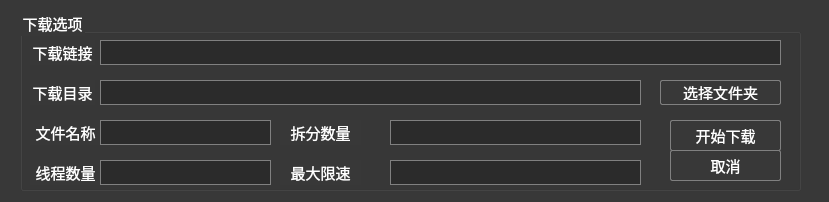
<?xml version="1.0" encoding="UTF-8"?>
<ui version="4.0">
 <class>Form</class>
 <widget class="QWidget" name="Form">
  <property name="geometry">
   <rect>
    <x>0</x>
    <y>0</y>
    <width>829</width>
    <height>202</height>
   </rect>
  </property>
  <property name="windowTitle">
   <string>新建下载任务</string>
  </property>
  <property name="styleSheet">
   <string notr="true">QMenu::item:selected
{ 
    background-color : #008098;
    color : white
}

QToolTip
{ 
    color: white; 
    background-color: #383838;
    border: 1px solid white;
} 

QTabWidget::pane
{
    background: #383838;
    border: 1px solid gray;
    border-radius: 2px;
}

QTabBar::tab {
	border-style: none;
	padding-bottom: 5px;
    padding-left: 5px;
    padding-right: 5px;
}

QTabBar::tab:selected {
    border-bottom: 2px solid #008098;
    padding-bottom: 5px;
	font-weight: bold;
}
QTabBar::tab:!selected {
	font-weight: normal;
	margin-bottom: 1px;
}

QTabBar::tab:hover {
    border-bottom: 1px solid #008098;
}

QTabBar QToolButton::right-arrow
{
    image: url(:/dark fusion/right_arrow.svg);
    background: #383838;
}

QTabBar QToolButton::left-arrow
{
    image: url(:/dark fusion/left_arrow.svg);
    background: #383838;
}

QTabBar QToolButton::right-arrow:disabled
{
    image: url(:/dark fusion/right_arrow_disabled.svg);
    background: #383838;
}

QTabBar QToolButton::left-arrow:disabled
{
    image: url(:/dark fusion/left_arrow_disabled.svg);
    background: #383838;
}

QPushButton, QComboBox
{
    background: #383838;
    border-radius: 2px;
    padding: 4px 6px;
} 

QPushButton:enabled, QComboBox:enabled
{
    border: 1px solid gray;
}

QPushButton:hover, QComboBox:hover
{
    border: 1px solid #008098;
}
QComboBox
{
    background: #2b2b2b;
    selection-background-color: #008098;
}
QComboBox:focus {
	border: 1px solid #008098;
}

QComboBox::drop-down {
    subcontrol-origin: padding;
    subcontrol-position: top right;
    width: 15px;
    border-left-width: 1px;
    border-left-color: gray;
    border-left-style: solid; /* just a single line */
    border-top-right-radius: 3px; /* same radius as the QComboBox */
    border-bottom-right-radius: 3px;
}
QComboBox::down-arrow
{

    border-image: url(:/dark fusion/down_arrow_disabled.svg);
    width: 0.9ex;
    height: 0.6ex;
}


QSpinBox:enabled,
QDoubleSpinBox:enabled,
QLineEdit:enabled,
QDateTimeEdit:enabled
{
    border: 1px solid gray;
    padding-right: 1.5ex;
    background: #2b2b2b;
}

QSpinBox::hover,
QDoubleSpinBox::hover,
QDateTimeEdit::hover
{
    border: 1px solid #008098;

}

QDateTimeEdit::up-button,
QSpinBox::up-button,
QDoubleSpinBox::up-button
{
    subcontrol-origin: content;
    subcontrol-position: right top;

    width: 1.6ex;
    border-width: 0.1ex;
}

QDateTimeEdit::up-arrow,
QSpinBox::up-arrow,
QDoubleSpinBox::up-arrow
{
    border-image: url(:/dark fusion/up_arrow.svg);
    width: 0.9ex;
    height: 0.6ex;
}

QDateTimeEdit::up-arrow::hover,
QDateTimeEdit::up-arrow:pressed,
QSpinBox::up-arrow:hover,
QSpinBox::up-arrow:pressed,
QDoubleSpinBox::up-arrow:hover,
QDoubleSpinBox::up-arrow:pressed
{
    border-image: url(:/dark fusion/up_arrow_hover.svg);
    width: 0.9ex;
    height: 0.6ex;
}

QDateTimeEdit::up-arrow:disabled,
QDateTimeEdit::up-arrow:off,
QSpinBox::up-arrow:disabled,
QSpinBox::up-arrow:off,
QDoubleSpinBox::up-arrow:disabled,
QDoubleSpinBox::up-arrow:off
{
   border-image: url(:/dark fusion/up_arrow_disabled.svg);
}

QDateTimeEdit::down-button,
QSpinBox::down-button,
QDoubleSpinBox::down-button
{
    subcontrol-origin: content;
    subcontrol-position: right bottom;

    width: 1.6ex;
    border-width: 0.1ex;
}

QDateTimeEdit::down-arrow,
QSpinBox::down-arrow,
QDoubleSpinBox::down-arrow
{
    border-image: url(:/dark fusion/down_arrow.svg);
    width: 0.9ex;
    height: 0.6ex;
}

QDateTimeEdit::down-arrow:hover,
QDateTimeEdit::down-arrow:pressed,
QSpinBox::down-arrow:hover,
QSpinBox::down-arrow:pressed,
QDoubleSpinBox::down-arrow:hover,
QDoubleSpinBox::down-arrow:pressed
{
    border-image: url(:/dark fusion/down_arrow_hover.svg);
    width: 0.9ex;
    height: 0.6ex;
}

QDateTimeEdit::down-arrow:disabled,
QSpinBox::down-arrow:disabled,
QSpinBox::down-arrow:off,
QDoubleSpinBox::down-arrow:disabled,
QDoubleSpinBox::down-arrow:off
{
   border-image: url(:/dark fusion/down_arrow_disabled.svg);
}

QToolButton
{
    background-color: transparent;
    border: none;
    margin: 0.3ex;
    padding: 0.5ex;
}

QToolButton:hover
{
    background-color: transparent;
    border: 0.1ex solid #008098;
    border-radius: 0.2ex;
    margin: 0.3ex;
    padding: 0.5ex;
}

QToolBar
{
    border: 0.1ex transparent #393838;
    background: 0.1ex solid #383838;
    font-weight: bold;
}


QToolBar::separator:horizontal
{
    background: gray; 
    width: 1px;
    height: 5ex;
}

QTableView, QTreeView
{
    border: 0.1ex solid gray;
    gridline-color: #31363b;
    background-color: #2b2b2b;
}

QTableView:hover,
QTreeView:hover,
QLineEdit:hover
{
    border: 1px solid #008098;
}


QHeaderView
{
    background-color: #383838;
    border: 0.1ex transparent;
    border-radius: 0px;
    margin: 0px;
    padding: 0px;

}

QHeaderView::section
{
    background-color: #383838;
    color: #eff0f1;
    border: 0.1ex solid gray;
    border-radius: 0px;
    text-align: center;
}

QCheckBox
{
    spacing: 0.5ex;
    outline: none;
    color: #eff0f1;
    margin-bottom: 0.2ex;
    opacity: 200;
}

QCheckBox:disabled
{
    color: #76797c;
}

QGroupBox::indicator
{
    margin-left: 0.2ex;
}

QCheckBox::indicator:unchecked,
QCheckBox::indicator:unchecked:focus
{
    border-image: url(:/dark fusion/checkbox_unchecked_disabled.svg);
}

QCheckBox::indicator:unchecked:hover,
QCheckBox::indicator:unchecked:pressed,
QGroupBox::indicator:unchecked:hover,
QGroupBox::indicator:unchecked:focus,
QGroupBox::indicator:unchecked:pressed
{
    border: none;
    border-image: url(:/dark fusion/checkbox_unchecked.svg);
}

QCheckBox::indicator:checked
{
    border-image: url(:/dark fusion/checkbox_checked.svg);
}

QCheckBox::indicator:checked:hover,
QCheckBox::indicator:checked:focus,
QCheckBox::indicator:checked:pressed,
QGroupBox::indicator:checked:hover,
QGroupBox::indicator:checked:focus,
QGroupBox::indicator:checked:pressed
{
    border: none;
    border-image: url(:/dark fusion/checkbox_checked.svg);
}

QCheckBox::indicator:indeterminate
{
    border-image: url(:/dark fusion/checkbox_indeterminate.svg);
}

QCheckBox::indicator:indeterminate:focus,
QCheckBox::indicator:indeterminate:hover,
QCheckBox::indicator:indeterminate:pressed
{
    border-image: url(:/dark fusion/checkbox_indeterminate.svg);
}

QCheckBox::indicator:indeterminate:disabled
{
    border-image: url(:/dark fusion/checkbox_indeterminate_disabled.svg);
}

QCheckBox::indicator:checked:disabled,
QGroupBox::indicator:checked:disabled
{
    border-image: url(:/dark fusion/checkbox_checked_disabled.svg);
}

QCheckBox::indicator:unchecked:disabled,
QGroupBox::indicator:unchecked:disabled
{
    border-image: url(:/dark fusion/checkbox_unchecked_disabled.svg);
}

QProgressBar
{
    background-color: #2b2b2b;
    border: 1px solid gray;
    border-radius: 0.3ex;
    height: 2px;
    text-align: center;
    margin-top: 1ex;
    margin-bottom: 1ex;
    padding: 0px;
}

QProgressBar::chunk
{
    background-color: #008098;
    border: 0px transparent;
    border-radius: 0.3ex;
}

QWidget
{
	background-color: #383838;
}

QLabel
{
	color: #FFFFFF;
}

</string>
  </property>
  <widget class="QGroupBox" name="must">
   <property name="geometry">
    <rect>
     <x>20</x>
     <y>10</y>
     <width>781</width>
     <height>181</height>
    </rect>
   </property>
   <property name="font">
    <font>
     <pointsize>11</pointsize>
    </font>
   </property>
   <property name="styleSheet">
    <string notr="true">color: #FFFFFF</string>
   </property>
   <property name="title">
    <string>下载选项</string>
   </property>
   <widget class="QLabel" name="label">
    <property name="geometry">
     <rect>
      <x>10</x>
      <y>30</y>
      <width>65</width>
      <height>25</height>
     </rect>
    </property>
    <property name="font">
     <font>
      <pointsize>11</pointsize>
     </font>
    </property>
    <property name="text">
     <string>下载链接</string>
    </property>
    <property name="alignment">
     <set>Qt::AlignCenter</set>
    </property>
   </widget>
   <widget class="QLineEdit" name="link">
    <property name="geometry">
     <rect>
      <x>80</x>
      <y>30</y>
      <width>681</width>
      <height>25</height>
     </rect>
    </property>
    <property name="font">
     <font>
      <pointsize>11</pointsize>
     </font>
    </property>
   </widget>
   <widget class="QLabel" name="label_3">
    <property name="geometry">
     <rect>
      <x>10</x>
      <y>70</y>
      <width>65</width>
      <height>25</height>
     </rect>
    </property>
    <property name="font">
     <font>
      <pointsize>11</pointsize>
     </font>
    </property>
    <property name="text">
     <string>下载目录</string>
    </property>
    <property name="alignment">
     <set>Qt::AlignCenter</set>
    </property>
   </widget>
   <widget class="QLineEdit" name="downloadPath">
    <property name="geometry">
     <rect>
      <x>80</x>
      <y>70</y>
      <width>541</width>
      <height>25</height>
     </rect>
    </property>
    <property name="font">
     <font>
      <pointsize>11</pointsize>
     </font>
    </property>
   </widget>
   <widget class="QPushButton" name="chooseDir">
    <property name="geometry">
     <rect>
      <x>640</x>
      <y>70</y>
      <width>121</width>
      <height>25</height>
     </rect>
    </property>
    <property name="font">
     <font>
      <pointsize>11</pointsize>
     </font>
    </property>
    <property name="text">
     <string>选择文件夹</string>
    </property>
   </widget>
   <widget class="QLabel" name="label_12">
    <property name="geometry">
     <rect>
      <x>10</x>
      <y>110</y>
      <width>71</width>
      <height>25</height>
     </rect>
    </property>
    <property name="font">
     <font>
      <pointsize>11</pointsize>
     </font>
    </property>
    <property name="layoutDirection">
     <enum>Qt::LeftToRight</enum>
    </property>
    <property name="text">
     <string>文件名称</string>
    </property>
    <property name="alignment">
     <set>Qt::AlignCenter</set>
    </property>
   </widget>
   <widget class="QLineEdit" name="out">
    <property name="geometry">
     <rect>
      <x>80</x>
      <y>110</y>
      <width>171</width>
      <height>25</height>
     </rect>
    </property>
    <property name="font">
     <font>
      <pointsize>11</pointsize>
     </font>
    </property>
    <property name="text">
     <string/>
    </property>
   </widget>
   <widget class="QLabel" name="label_9">
    <property name="geometry">
     <rect>
      <x>260</x>
      <y>110</y>
      <width>81</width>
      <height>25</height>
     </rect>
    </property>
    <property name="font">
     <font>
      <pointsize>11</pointsize>
     </font>
    </property>
    <property name="text">
     <string>拆分数量</string>
    </property>
    <property name="alignment">
     <set>Qt::AlignCenter</set>
    </property>
   </widget>
   <widget class="QLineEdit" name="split">
    <property name="geometry">
     <rect>
      <x>370</x>
      <y>110</y>
      <width>251</width>
      <height>25</height>
     </rect>
    </property>
    <property name="font">
     <font>
      <pointsize>11</pointsize>
     </font>
    </property>
    <property name="text">
     <string/>
    </property>
   </widget>
   <widget class="QLabel" name="label_10">
    <property name="geometry">
     <rect>
      <x>10</x>
      <y>150</y>
      <width>71</width>
      <height>25</height>
     </rect>
    </property>
    <property name="font">
     <font>
      <pointsize>11</pointsize>
     </font>
    </property>
    <property name="text">
     <string>线程数量</string>
    </property>
    <property name="alignment">
     <set>Qt::AlignCenter</set>
    </property>
   </widget>
   <widget class="QLineEdit" name="connections">
    <property name="geometry">
     <rect>
      <x>80</x>
      <y>150</y>
      <width>171</width>
      <height>25</height>
     </rect>
    </property>
    <property name="font">
     <font>
      <pointsize>11</pointsize>
     </font>
    </property>
    <property name="text">
     <string/>
    </property>
   </widget>
   <widget class="QLabel" name="label_11">
    <property name="geometry">
     <rect>
      <x>260</x>
      <y>150</y>
      <width>81</width>
      <height>25</height>
     </rect>
    </property>
    <property name="font">
     <font>
      <pointsize>11</pointsize>
     </font>
    </property>
    <property name="text">
     <string>最大限速</string>
    </property>
    <property name="alignment">
     <set>Qt::AlignCenter</set>
    </property>
   </widget>
   <widget class="QLineEdit" name="limit">
    <property name="geometry">
     <rect>
      <x>370</x>
      <y>150</y>
      <width>251</width>
      <height>25</height>
     </rect>
    </property>
    <property name="font">
     <font>
      <pointsize>11</pointsize>
     </font>
    </property>
    <property name="text">
     <string/>
    </property>
   </widget>
   <widget class="QPushButton" name="createNewTask">
    <property name="geometry">
     <rect>
      <x>650</x>
      <y>110</y>
      <width>111</width>
      <height>31</height>
     </rect>
    </property>
    <property name="font">
     <font>
      <pointsize>11</pointsize>
     </font>
    </property>
    <property name="styleSheet">
     <string notr="true">color: #FFFFFF;</string>
    </property>
    <property name="text">
     <string>开始下载</string>
    </property>
   </widget>
   <widget class="QPushButton" name="calcel">
    <property name="geometry">
     <rect>
      <x>650</x>
      <y>140</y>
      <width>111</width>
      <height>31</height>
     </rect>
    </property>
    <property name="font">
     <font>
      <pointsize>11</pointsize>
     </font>
    </property>
    <property name="styleSheet">
     <string notr="true">color: #FFFFFF;</string>
    </property>
    <property name="text">
     <string>取消</string>
    </property>
   </widget>
  </widget>
 </widget>
 <resources>
  <include location="../resources/resources.qrc"/>
 </resources>
 <connections/>
</ui>
